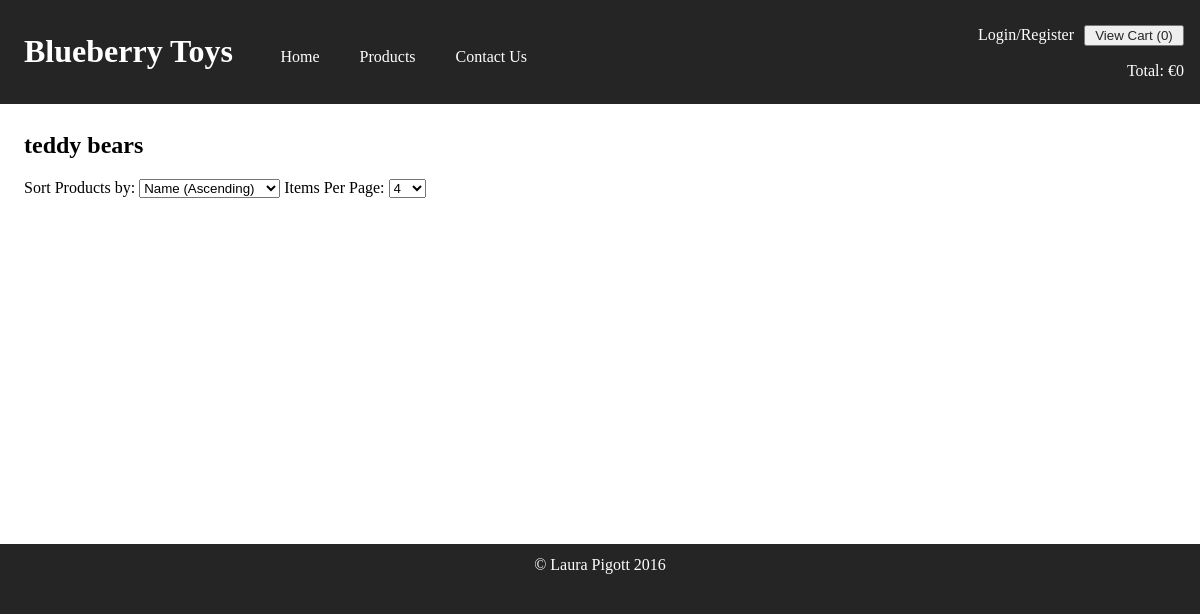
Before: /page.php?page=products&category=2 with the older database file.
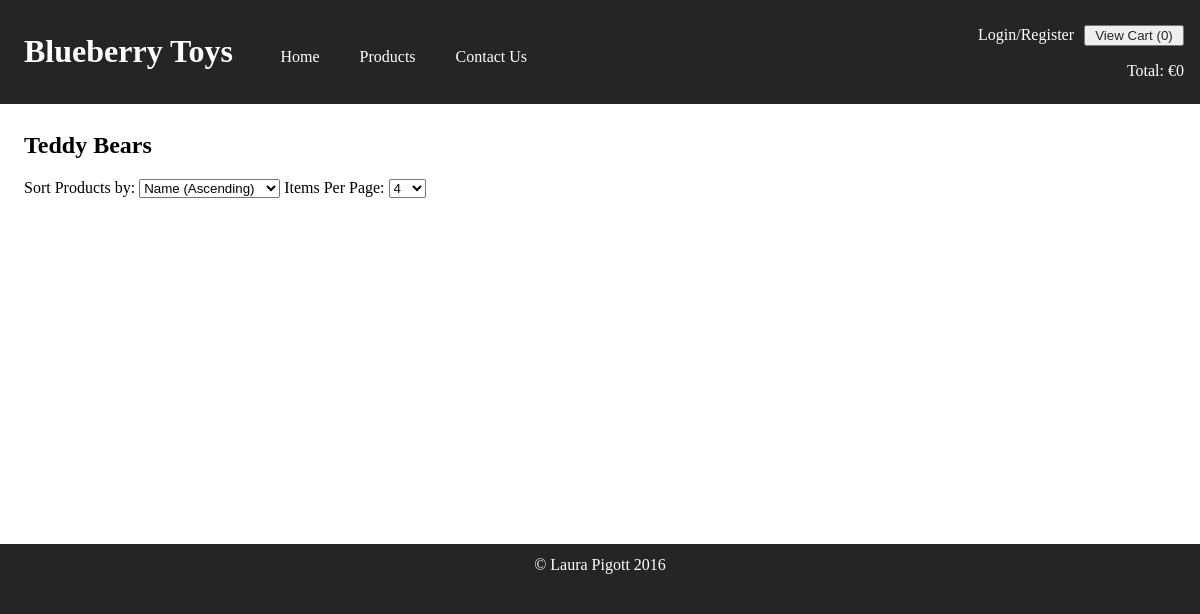
After: the same page with the newer database file.
### tables this page shows
CREATE table sCategory (
	id INT(10) AUTO_INCREMENT,
	name VARCHAR(40),
	CONSTRAINT category_pk PRIMARY KEY (id)
);

### includes/classes/ShoppingCart.php (called while the page is built, shortened)
<?php
    class ShoppingCart {
        public function getTotalNumItems(){
            $tempTotal = 0;
            return $tempTotal;
        }
        public function calculateTotal(){
            $tempTotal = 0;
            return $tempTotal;
        }
        public function emptyCart(){
            $this->_items = (object) array();
        }
    }
?>

### includes/classes/Database.php (called while the page is built, shortened)
<?php
    class Database {
        private static $_connection;
        static private function getConnection(){
            if(!isset(self::$_connection)){
                try {
                    self::$_connection = new PDO("mysql:host=" . CONF_DB_HOST . ";dbname=" . CONF_DB_NAME, CONF_DB_USERNAME, CONF_DB_PASSWORD);
                    self::$_connection->setAttribute(PDO::ATTR_ERRMODE, PDO::ERRMODE_EXCEPTION);
                } catch (PDOException $err) {
                    echo "Error - " . $err->getMessage();
                }
            }
            return self::$_connection;
        }
        static public function getCategoryName($categoryId) {
            $categoryNameStatement = self::getConnection()->prepare("SELECT * FROM sCategory WHERE id = :categoryId;");
            $categoryNameStatement->bindParam(":categoryId", $categoryId);
            $categoryNameStatement->execute();
            $result = $categoryNameStatement->fetch(PDO::FETCH_ASSOC);
            $name = $result["name"];
            return $name;
        }
    }
?>

### includes/pages/products.inc (the view, shortened to what this page needs)
<?php
    $category = isset($_GET["category"]) && $_GET["category"] > 0 ? $_GET["category"] : 1;
    $heading = $category > 1 ? Database::getCategoryName($category) : "All Products";
    echo "<h2>" . $heading . "</h2>";
?>
<label for="sortBy">Sort Products by:</label>
<select id="sortBy">
    <option value="name-asc">Name (Ascending)</option>
</select>
<label for="itemsPerPage">Items Per Page:</label>
<select id="itemsPerPage">
    <option value="4">4</option>
</select>

### includes/pages/components/header.inc (shortened to what this page needs)
<!DOCTYPE html>
<html lang="en">
<head>
    <link rel="stylesheet" href="./css/styles.css">
</head>
<body>
    <header>
        <h1>
            <a href="?page=home">
                <?php
                echo CONF_COMP_NAME
                ?>
            </a>
        </h1>
        <nav>
            <ul>
                <li><a href="?page=home">Home</a></li>
                <li><a href="?page=products">Products</a>
                </li>
                <li><a href="?page=contact-us">Contact Us</a></li>
            </ul>
        </nav>
        <div>
            <?php
                if(isset($_SESSION["shopping_session"]->userId)){
                    echo "<a href='page.php?page=edit-my-details'>Edit My Details</a>  / ";
                    echo "<a href='page.php?page=view-my-orders'>View My Orders</a>  / ";
                    echo "<a href='page.php?" . $_SERVER["QUERY_STRING"] . "&action=logout'>Logout</a>";
                } else {
                    echo "<a href='page.php?page=login-register'>Login/Register</a>";
                }
            ?>
            <button>
                <a href="?page=shopping-cart">
                    View Cart
                    <?php
                        echo "(<span id='scNumItems'>" . $_SESSION["shopping_session"]->shopping_cart->getTotalNumItems() . "</span>)";
                    ?>
                </a>
            </button>
            <p>
                Total:
                <?php
                    echo "€<span id='scTotal'>" . $_SESSION["shopping_session"]->shopping_cart->calculateTotal() . "</span>";
                ?>
            </p>
        </div>
    </header>

### page.php (shortened to what this page needs)
<?php
    include("./includes/pages/components/header.inc");
?>
<section>
    <?php
        if(isset($_GET["page"])) {
            if ($_GET["page"] == "products") {
                include("./includes/pages/products.inc");
            } else if ($_GET["page"] == "shopping-cart") {
                if(!isset($_GET["action"]) || $_GET["action"] != "place-order") {
                    include("./includes/pages/shopping-cart.inc");
                }
            } else if($_GET["page"] == "delivery-details") {
                if(!isset($_GET["action"]) || $_GET["action"] != "save-delivery-details") {
                    include("./includes/pages/delivery-details.inc");
                }
            } else if($_GET["page"] == "login-register") {
                include("./includes/pages/login-register.inc");
            } else if($_GET["page"] == "contact-us") {
                include("./includes/pages/contact-us.inc");
            } else if($_GET["page"] == "view-my-orders") {
                include("./includes/pages/view-my-orders.inc");
            } else if($_GET["page"] == "edit-my-details") {
                if(!isset($_GET["action"]) || $_GET["action"] != "update-details") {
                    include("./includes/pages/edit-my-details.inc");
                }
            } else {
                include("./includes/pages/home.inc");
            }
        } else {
            include("./includes/pages/home.inc");
        }
    ?>
</section>
<?php
    include("./includes/pages/components/footer.inc");
?>

### includes/pages/components/footer.inc
        <footer>
            <?php
                echo "&copy; Laura Pigott " . date("Y");
            ?>
        </footer>
    </body>
</html>

### css/styles.css (style rules this page uses)
html { overflow-y: scroll; }
html, body, header nav ul { padding: 0; margin: 0; }
header, footer { width: 98%; padding: 1% 2%; max-height: 80px; background-color: #252525; }
body { margin-top: 100px; }
header { position: fixed; top: 0; }
header > * { display: inline-block; }
header h1 { margin-right: 2%; }
header nav ul { display: flex; list-style: none; }
header nav ul li { flex: 1; }
header, header a, footer { color: #FFFFFF; }
header nav ul li a { display: inline-block; padding: 20px; white-space: nowrap; }
header a { text-decoration: none; }
header > div { position: absolute; right: 40px; top: 25px; text-align: right; white-space: nowrap; }
header div button { width: 100px; margin-left: 6px; }
header div button a { color: #252525; }
section { min-height: 420px; padding: 1% 2%; }
label { display: inline-block; box-sizing: border-box; }
footer { text-align: center; bottom: 0; padding: 1%; box-shadow: #252525 0 600px 0 600px; }

Changed rows visible on the page:
changed scategory: name "teddy bears" → "Teddy Bears"
